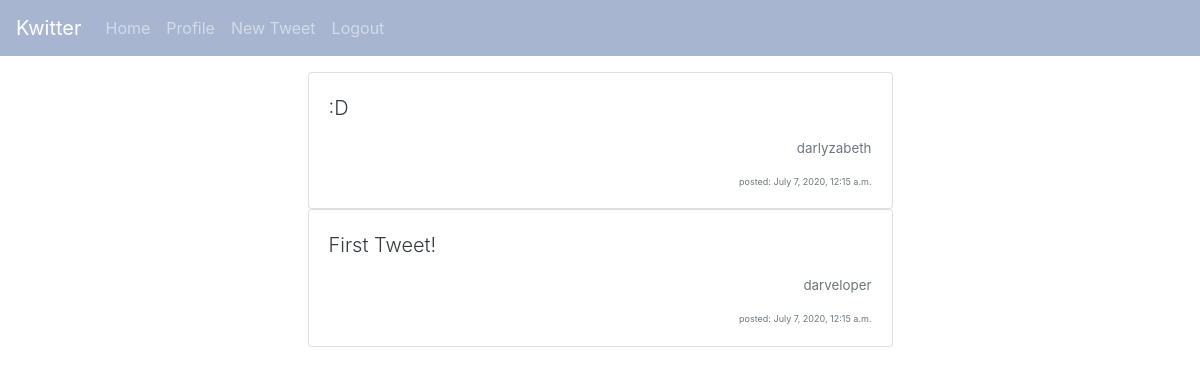
Page /home/ (signed in) on the earlier database version.
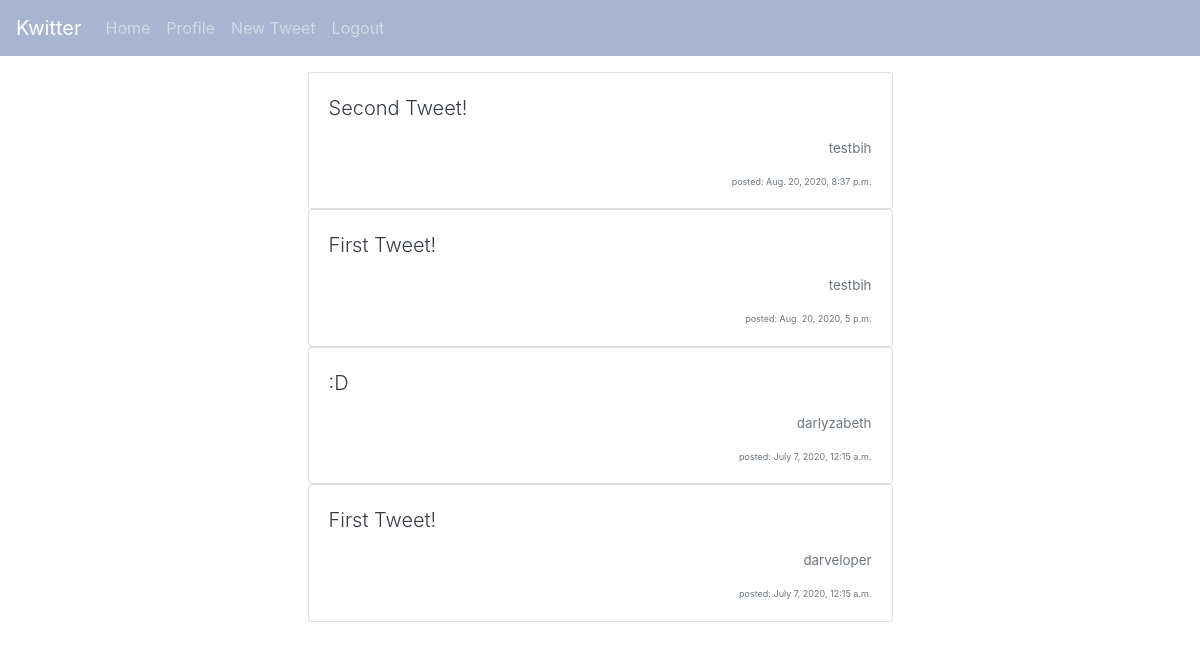
Same page on the later database version.
### tweet/models.py (models this page shows)
class Tweet(models.Model):
    author = models.ForeignKey(CustomUser, default=None, on_delete=models.CASCADE)
    text = models.CharField(max_length=140)
    post_date = models.DateTimeField(default=timezone.now)
    def __str__(self):
        return self.text

### twitteruser/models.py (models this page shows, shortened)
class CustomUser(AbstractBaseUser):
    email = models.EmailField(
        verbose_name='email address',
        max_length=255,
        unique=True
    )
    username = models.CharField(
        verbose_name='username',
        max_length=100,
        unique=True
    )
    followers = models.ManyToManyField('self', symmetrical=False, related_name='user_followers')
    following = models.ManyToManyField('self', symmetrical=False, related_name='user_following')
    active = models.BooleanField(default=True)
    staff = models.BooleanField(default=False)
    admin = models.BooleanField(default=False)
    USERNAME_FIELD = 'username'
    REQUIRED_FIELDS = ['email']
    @property
    def is_active(self):
        return self.active
    objects = UserManager()

### twitteruser/views.py (the view)
# urls.py: path('home/', index, name='home'),
@login_required(login_url='/login')
def index(request):
    user = CustomUser.objects.get(id=request.user.id)
    tweets = Tweet.objects.all().order_by("-post_date")
    notifications = Notification.objects.filter(receiver=request.user)
    return render(request, 'index.html', {'tweets': tweets, 'notifications': notifications})

### twitteruser/templates/index.html (shortened to what this page needs)
{% extends 'base.html'%}
{% block content %}
    <div class="container-fluid">
    {% for tweet in tweets %}
    <center>
    <div id="tweet-card" class="card">
        <div class="card-body">
            <p><a class="lead text-dark" href='/tweet/{{tweet.id}}'>{{tweet}}</a></p>
            <p id="tweet-author" class="text-right"><a class="text-muted" href="/user/{{tweet.author.id}}">{{tweet.author.username}}</a></p>
            <span id="tweet-date" class="text-right"><footer class="text-muted">posted: {{tweet.post_date}}</footer></span>
        </div>
    </div>
    </center>
    {% endfor %}
</div>
{% endblock %}

### twitteruser/templates/base.html (shortened to what this page needs)
<!DOCTYPE html>
{% load static %}
<html>
<head>
    <link rel="stylesheet" href="https://stackpath.bootstrapcdn.com/bootstrap/4.5.0/css/bootstrap.min.css">
    <link rel="stylesheet" href="{% static 'css/twitter.css' %}">
</head>
<body>
{% if request.user.is_authenticated %}
<nav id='navbar' class="navbar navbar-expand-lg navbar-dark">
  <a class="navbar-brand" href="#">Kwitter</a>
  <div class="collapse navbar-collapse" id="navbarNavDropdown">
    <ul class="navbar-nav">
      <li class="nav-item">
        <a class="nav-link" href="/home">Home</a>
      </li>
      <li class="nav-item">
        <a class="nav-link" href="/user/{{request.user.id}}">Profile</a>
      </li>
      <li class="nav-item">
        <a class="nav-link" href="/add">New Tweet</a>
      </li>
      <li class="nav-item">
        <a class="nav-link" href="/logout">Logout</a>
      </li>
    </ul>
  </div>
</nav>
{% else %}
<nav id='navbar' class="navbar navbar-expand-lg navbar-dark">
  <a class="navbar-brand" href="#">Kwitter</a>
</nav>
{% endif %}
            {% block content %}
            {% endblock %}
</body>
</html>

### twitteruser/static/css/twitter.css (style rules this page uses)
body, html { height: 100%; background-image: url("https://preppywallpapers.com/wp-content/uploads/2018/08/Pastel-iPhone-Wallpaper-1.jpg"); height: 100%; background-position: center; background-repeat: no-repeat; background-size: cover; }
#navbar { background-color:rgb(167, 181, 208); }
.card { color: #1d1238; }
#tweet-card { width: 50%; text-align: left; }
#tweet-author { font-size: smaller; }
#tweet-date { font-size: xx-small; }

Differences in the rows shown:
added Tweet: text "Second Tweet!", author.username "testbih", post_date "Aug. 20, 2020, 8:37 p.m."
added Tweet: text "First Tweet!", author.username "testbih", post_date "Aug. 20, 2020, 5 p.m."
